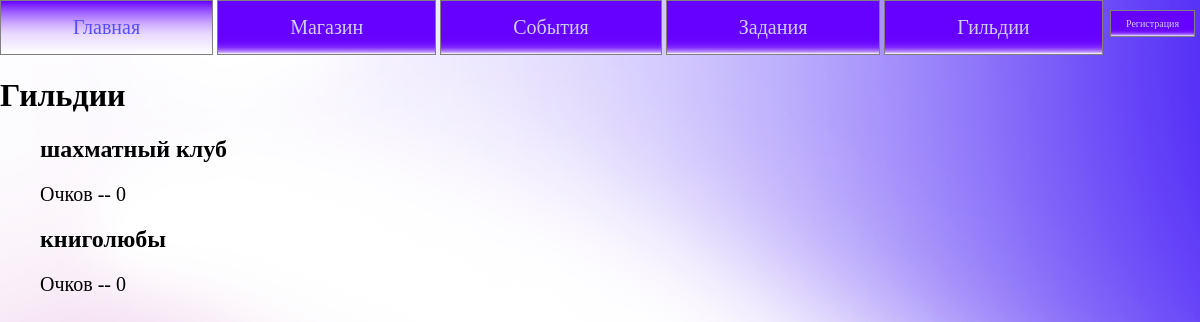
The page /guilds/ on the database its author committed.
### vtb/models.py (models this page shows)
class Guilds(models.Model):
    guildName = models.CharField(max_length=16)
    guildPoints = models.IntegerField()
    guildRanking = models.CharField(max_length=4)
    def get_absolute_url(self):
        return reverse('guild', kwargs={'guild_id': self.id})

### vtb/views.py (the view)
# urls.py: path('guilds/', GuildsView.as_view(), name='guilds'),
class GuildsView(ListView):
    model = Guilds
    template_name = 'vtb/guilds.html'
    context_object_name = 'guilds'
    def get_context_data(self, *, object_list=None, **kwargs):
        context = super().get_context_data(**kwargs)
        context['menu'] = menu
        return context

### vtb/templates/vtb/guilds.html
{% extends 'vtb/base.html' %}
{% block content %}
<h1>Гильдии</h1>
    <ul>
    {% for g in guilds %}
        <li>
            <h2><a href="{{g.get_absolute_url}}">{{g.guildName}}</a></h2>
            <p>Очков -- {{g.guildPoints}}</p>
        </li>
    {% endfor %}
    </ul>
{% endblock %}

### vtb/static/vtb/css/style.css (style rules this page uses)
body { margin: 0px; background-image: url("../images/background.png"); }
p { font-family: "Times New Roman"; font-size: 20px; }
a { font-family: "Times New Roman"; text-decoration: none; color: black; }
ul { list-style: none; }

### rows shown on the page
Guilds: guildName "шахматный клуб", guildPoints "0"
Guilds: guildName "книголюбы", guildPoints "0"

### other values the page prints
{{ m.title }} "Главная" "Магазин" "События" "Задания" "Гильдии"
